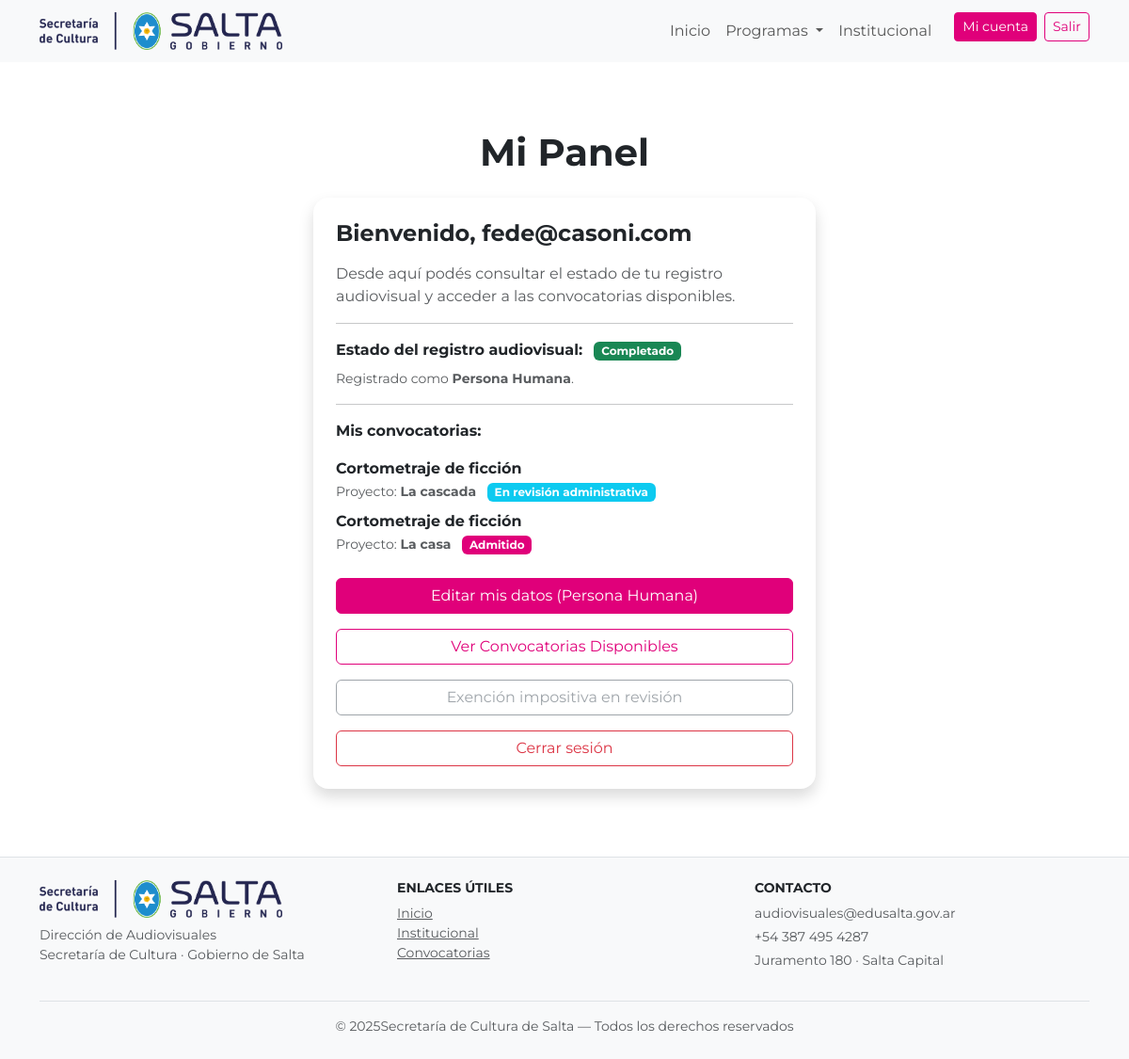
/usuarios/panel/ (signed in), run on the app's committed database.
### convocatorias/models.py (models this page shows, shortened)
class Postulacion(models.Model):
    user = models.ForeignKey(User, on_delete=models.CASCADE)
    convocatoria = models.ForeignKey(Convocatoria, on_delete=models.CASCADE)
    nombre_proyecto = models.CharField(max_length=255)
    TIPO_PROYECTO = [
        ("cine_corto", "Cortometraje"),
        ("cine_largo", "Largometraje"),
        ("serie", "Serie"),
        ("serie_web", "Serie Web"),
        ("animacion", "Animación"),
        ("videoclip", "Videoclip"),
        ("videojuego", "Videojuego"),
        ("transmedia", "Transmedia"),
        ("otro", "Otro"),
    ]
    tipo_proyecto = models.CharField(max_length=50, choices=TIPO_PROYECTO)
    GENERO = [
        ("ficcion", "Ficción"),
        ("documental", "Documental"),
        ("noficcion", "No ficción"),
        ("educativo", "Educativo"),
        ("otro", "Otro"),
    ]
    genero = models.CharField(max_length=50, choices=GENERO)
    declaracion_jurada = models.BooleanField(default=False)
    fecha_envio = models.DateTimeField(auto_now_add=True)
    ESTADOS = [
        ("enviado", "Enviado"),
        ("revision_admin", "En revisión administrativa"),
        ("observado", "Observado (requiere subsanación)"),
        ("admitido", "Admitido"),
        ("evaluacion_jurado", "En evaluación por jurado"),
        ("seleccionado", "Seleccionado"),
        ("no_seleccionado", "No seleccionado"),
        ("finalizado", "Finalizado"),
    ]
    estado = models.CharField(
        max_length=30,
        choices=ESTADOS,
        default="enviado"
    )
    class Meta:
        ordering = ["-fecha_envio"]
        verbose_name = "Postulación"
        verbose_name_plural = "Postulaciones"

class Convocatoria(models.Model):
    titulo = models.CharField(max_length=200)
    slug = models.SlugField(unique=True, blank=True)
    descripcion_corta = models.TextField(blank=True)
    descripcion_larga = models.TextField(blank=True)
    url_curso = models.URLField(
        "URL del curso asincrónico",
        blank=True,
        null=True,
        help_text="Solo completar si el curso es asincrónico."
    )
    categoria = models.CharField(max_length=20, choices=CATEGORIAS)
    tematica_genero = models.CharField(max_length=200, blank=True)
    linea = models.CharField(max_length=20, choices=LINEAS)
    requisitos = models.TextField(blank=True)
    beneficios = models.TextField(blank=True)
    bases_pdf = models.FileField(
        upload_to="convocatorias/bases/",
        blank=True,
        null=True
    )
    imagen = models.ImageField(
        upload_to="convocatorias/img/",
        blank=True,
        null=True
    )
    fecha_inicio = models.DateField()
    fecha_fin = models.DateField()
    bloque_personas = models.CharField(
        max_length=20,
        choices=BLOQUE_PERSONAS_TITULO,
        default="JURADO"
    )
    jurado1_nombre = models.CharField(max_length=200, blank=True)
    jurado1_foto = models.ImageField(upload_to="convocatorias/jurados/", blank=True, null=True)
    jurado1_bio = models.TextField(blank=True)
    jurado2_nombre = models.CharField(max_length=200, blank=True)
    jurado2_foto = models.ImageField(upload_to="convocatorias/jurados/", blank=True, null=True)
    jurado2_bio = models.TextField(blank=True)
    jurado3_nombre = models.CharField(max_length=200, blank=True)
    jurado3_foto = models.ImageField(upload_to="convocatorias/jurados/", blank=True, null=True)
    jurado3_bio = models.TextField(blank=True)
    orden = models.PositiveIntegerField(default=0)
    url_destino = models.CharField(max_length=300, blank=True)
    class Meta:
        ordering = ["orden", "-fecha_inicio"]

### usuarios/views.py (the view)
# urls.py: path("panel/", views.panel_usuario, name="panel_usuario"),
@login_required(login_url="/usuarios/login/")
def panel_usuario(request):
    user = request.user
    persona_humana = PersonaHumana.objects.filter(user=user).first()
    persona_juridica = PersonaJuridica.objects.filter(user=user).first()
    exencion = (
        Exencion.objects
        .filter(user=user)
        .order_by("-fecha_creacion")
        .first()
    )
    postulaciones = (
        Postulacion.objects
        .filter(user=user)
        .select_related("convocatoria")
        .order_by("-fecha_envio")
    )
    return render(
        request,
        "usuarios/panel.html",
        {
            "persona_humana": persona_humana,
            "persona_juridica": persona_juridica,
            "exencion": exencion,
            "postulaciones": postulaciones,
        },
    )

### usuarios/templates/usuarios/panel.html (shortened to what this page needs)
{% extends "sitio_publico/base.html" %}
{% load static %}
{% block content %}
<div class="container py-5">
    <h1 class="fw-bold mb-4 text-center">Mi Panel</h1>
    <div class="row justify-content-center">
        <div class="col-lg-6 col-md-8">
            <div class="p-4 shadow"
                 style="border-radius: 16px; background: #fff;">
                <h4 class="fw-bold mb-3">
                    Bienvenido, {{ user.username }}
                </h4>
                <p class="text-muted">
                    Desde aquí podés consultar el estado de tu registro audiovisual
                    y acceder a las convocatorias disponibles.
                </p>
                <hr>
                {% if persona_humana or persona_juridica %}
                    <p class="mb-2">
                        <strong>Estado del registro audiovisual:</strong>
                        <span class="badge bg-success ms-2">Completado</span>
                    </p>
                    {% if persona_humana %}
                        <p class="text-muted small mb-1">
                            Registrado como <strong>Persona Humana</strong>.
                        </p>
                    {% endif %}
                {% endif %}
                <hr>
                    <p class="mb-3"><strong>Mis convocatorias:</strong></p>
{% if postulaciones %}
    {% for p in postulaciones %}
        <p class="mb-2">
            <strong>{{ p.convocatoria.titulo }}</strong><br>
            <span class="text-muted small">
                Proyecto: <strong>{{ p.nombre_proyecto }}</strong>
            </span>
            <span class="badge ms-2
                {% if p.estado == 'enviado' %}
                    bg-secondary
                {% elif p.estado == 'revision_admin' %}
                    bg-info
                {% elif p.estado == 'observado' %}
                    bg-warning text-dark
                {% elif p.estado == 'admitido' %}
                    bg-primary
                {% elif p.estado == 'evaluacion_jurado' %}
                    bg-primary
                {% elif p.estado == 'seleccionado' %}
                    bg-success
                {% elif p.estado == 'no_seleccionado' %}
                    bg-danger
                {% elif p.estado == 'finalizado' %}
                    bg-success
                {% else %}
                    bg-secondary
                {% endif %}
            ">
                {{ p.get_estado_display }}
            </span>
        </p>
    {% endfor %}
{% else %}
    <p class="text-muted small">
        No participaste en ninguna convocatoria.
    </p>
    <hr>
{% endif %}
                <div class="d-grid gap-3 mt-4">
                    {% if persona_humana %}
                        <a href="{% url 'registro_audiovisual:editar_persona_humana' %}"
                           class="btn btn-primary">
                            Editar mis datos (Persona Humana)
                        </a>
                    {% endif %}
                    <a href="{% url 'convocatorias:convocatorias_home' %}"
                       class="btn btn-outline-primary">
                        Ver Convocatorias Disponibles
                    </a>
                    {% if exencion %}
                        {% if exencion.certificado_pdf %}
                            <a href="{{ exencion.certificado_pdf.url }}"
                               class="btn btn-success"
                               download>
                                Descargar constancia de exención impositiva
                            </a>
                        {% else %}
                            <button class="btn btn-outline-secondary" disabled>
                                Exención impositiva en revisión
                            </button>
                        {% endif %}
                    {% endif %}
                    <a href="{% url 'usuarios:logout' %}"
                       class="btn btn-outline-danger">
                        Cerrar sesión
                    </a>
                </div>
            </div>
        </div>
    </div>
</div>
{% endblock %}

### sitio_publico/static/sitio_publico/css/main.css (style rules this page uses)
html, body { font-family: 'Montserrat', sans-serif; }

### data on the page
Postulacion: convocatoria.titulo "Cortometraje de ficción", nombre_proyecto "La cascada", estado "En revisión administrativa"
Postulacion: convocatoria.titulo "Cortometraje de ficción", nombre_proyecto "La casa", estado "Admitido"

### other printed values
{{ user.username }} "fede@casoni.com"
